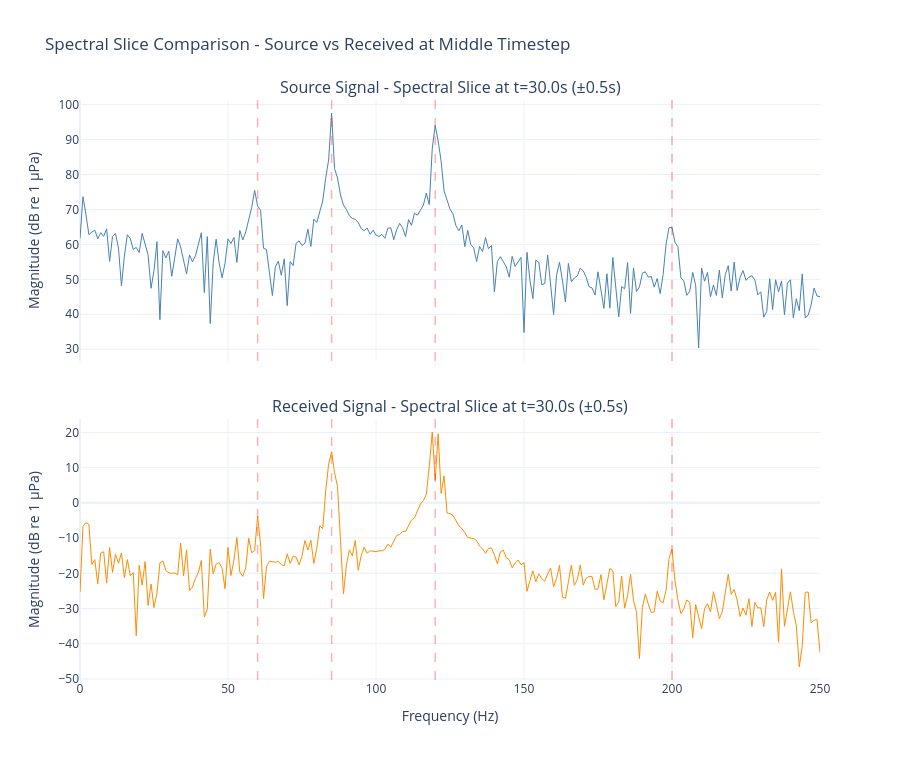

Source (notebook cell):
### Markdown cell above
## 17. Compare Spectral Slices: Source vs Received

Extract 1-second spectral slices at the middle timestep (t=30s) and compare source and received signal spectra. This reveals propagation effects:

- **Transmission loss**: Reduction in amplitude at all frequencies
- **Frequency-dependent attenuation**: Higher frequencies may be attenuated more
- **Spectral distortion**: Changes in relative tonal amplitudes due to multipath interference

Both spectra use proper FFT scaling (`2.0/N` factor) for amplitude in dB re 1 µPa.

### Code cell
# Calculate middle timestep
middle_timestep_idx = SIM_PARAMS["num_steps"] // 2
timestep_duration_s = SIM_PARAMS["time_interval"].total_seconds()
middle_time_s = middle_timestep_idx * timestep_duration_s

# Extract 1-second slice around middle time
slice_duration_s = 1.0
slice_half_duration_s = slice_duration_s / 2
slice_start_time_s = middle_time_s - slice_half_duration_s
slice_end_time_s = middle_time_s + slice_half_duration_s

slice_start_sample = int(slice_start_time_s * SIGNAL_PARAMS["sampling_rate_hz"])
slice_end_sample = int(slice_end_time_s * SIGNAL_PARAMS["sampling_rate_hz"])

source_slice = source_signal[slice_start_sample:slice_end_sample]
received_slice = continuous_signal[slice_start_sample:slice_end_sample]

# Compute FFT with correct scaling
source_slice_real = _real(source_slice)
received_slice_real = _real(received_slice)

freq_spectrum_source_slice = np.fft.rfft(source_slice_real)
freq_spectrum_received_slice = np.fft.rfft(received_slice_real)
freq_axis_slice = np.fft.rfftfreq(len(source_slice_real), 1 / SIGNAL_PARAMS["sampling_rate_hz"])

N_slice = len(source_slice_real)
spectrum_amplitude_source_slice = np.abs(freq_spectrum_source_slice) * (2.0 / N_slice)
spectrum_amplitude_received_slice = np.abs(freq_spectrum_received_slice) * (2.0 / N_slice)

spectrum_magnitude_db_source_slice = 20 * np.log10(spectrum_amplitude_source_slice + 1e-10)
spectrum_magnitude_db_received_slice = 20 * np.log10(spectrum_amplitude_received_slice + 1e-10)

fig_slice_compare = make_subplots(
    rows=2,
    cols=1,
    shared_xaxes=True,
    vertical_spacing=0.10,
    subplot_titles=(
        f"Source Signal - Spectral Slice at t={middle_time_s:.1f}s (±{slice_half_duration_s}s)",
        f"Received Signal - Spectral Slice at t={middle_time_s:.1f}s (±{slice_half_duration_s}s)",
    ),
)

# Source slice
fig_slice_compare.add_trace(
    go.Scatter(
        x=freq_axis_slice,
        y=spectrum_magnitude_db_source_slice,
        mode="lines",
        line=dict(width=1, color="steelblue"),
        showlegend=False,
    ),
    row=1,
    col=1,
)
fig_slice_compare.update_yaxes(title_text="Magnitude (dB re 1 µPa)", row=1, col=1)
fig_slice_compare.update_xaxes(range=[0, 250], row=1, col=1)
_add_frequency_markers(fig_slice_compare, TARGET_PARAMS["frequencies_hz"], row=1, col=1)

# Received slice
fig_slice_compare.add_trace(
    go.Scatter(
        x=freq_axis_slice,
        y=spectrum_magnitude_db_received_slice,
        mode="lines",
        line=dict(width=1, color="darkorange"),
        showlegend=False,
    ),
    row=2,
    col=1,
)
fig_slice_compare.update_yaxes(title_text="Magnitude (dB re 1 µPa)", row=2, col=1)
fig_slice_compare.update_xaxes(title_text="Frequency (Hz)", range=[0, 250], row=2, col=1)
_add_frequency_markers(fig_slice_compare, TARGET_PARAMS["frequencies_hz"], row=2, col=1)

fig_slice_compare.update_layout(
    title="Spectral Slice Comparison - Source vs Received at Middle Timestep",
    template="plotly_white",
    height=760,
    width=900,
)
fig_slice_compare.show()

### Figure 1 — Plotly figure (JSON) as saved in the notebook; plotly's stock layout.template omitted (floating-point values rounded to 4 significant figures; data arrays with more than 128 entries replaced by an {"elided": "..."} marker saying what was removed)
{"data": [{"line": {"color": "steelblue", "width": 1}, "mode": "lines", "showlegend": false, "type": "scatter", "x": {"elided": "251 float values"}, "xaxis": "x", "y": {"elided": "251 float values"}, "yaxis": "y"}, {"line": {"color": "darkorange", "width": 1}, "mode": "lines", "showlegend": false, "type": "scatter", "x": {"elided": "251 float values"}, "xaxis": "x2", "y": {"elided": "251 float values"}, "yaxis": "y2"}], "layout": {"annotations": [{"font": {"size": 16}, "showarrow": false, "text": "Source Signal - Spectral Slice at t=30.0s (±0.5s)", "x": 0.5, "xanchor": "center", "xref": "paper", "y": 1, "yanchor": "bottom", "yref": "paper"}, {"font": {"size": 16}, "showarrow": false, "text": "Received Signal - Spectral Slice at t=30.0s (±0.5s)", "x": 0.5, "xanchor": "center", "xref": "paper", "y": 0.45, "yanchor": "bottom", "yref": "paper"}], "height": 760, "shapes": [{"line": {"color": "red", "dash": "dash", "width": 1.5}, "opacity": 0.3, "type": "line", "x0": 60, "x1": 60, "xref": "x", "y0": 0, "y1": 1, "yref": "y domain"}, {"line": {"color": "red", "dash": "dash", "width": 1.5}, "opacity": 0.3, "type": "line", "x0": 85, "x1": 85, "xref": "x", "y0": 0, "y1": 1, "yref": "y domain"}, {"line": {"color": "red", "dash": "dash", "width": 1.5}, "opacity": 0.3, "type": "line", "x0": 120, "x1": 120, "xref": "x", "y0": 0, "y1": 1, "yref": "y domain"}, {"line": {"color": "red", "dash": "dash", "width": 1.5}, "opacity": 0.3, "type": "line", "x0": 200, "x1": 200, "xref": "x", "y0": 0, "y1": 1, "yref": "y domain"}, {"line": {"color": "red", "dash": "dash", "width": 1.5}, "opacity": 0.3, "type": "line", "x0": 60, "x1": 60, "xref": "x2", "y0": 0, "y1": 1, "yref": "y2 domain"}, {"line": {"color": "red", "dash": "dash", "width": 1.5}, "opacity": 0.3, "type": "line", "x0": 85, "x1": 85, "xref": "x2", "y0": 0, "y1": 1, "yref": "y2 domain"}, {"line": {"color": "red", "dash": "dash", "width": 1.5}, "opacity": 0.3, "type": "line", "x0": 120, "x1": 120, "xref": "x2", "y0": 0, "y1": 1, "yref": "y2 domain"}, {"line": {"color": "red", "dash": "dash", "width": 1.5}, "opacity": 0.3, "type": "line", "x0": 200, "x1": 200, "xref": "x2", "y0": 0, "y1": 1, "yref": "y2 domain"}], "title": {"text": "Spectral Slice Comparison - Source vs Received at Middle Timestep"}, "width": 900, "xaxis": {"anchor": "y", "domain": [0, 1], "matches": "x2", "range": [0, 250], "showticklabels": false}, "xaxis2": {"anchor": "y2", "domain": [0, 1], "range": [0, 250], "title": {"text": "Frequency (Hz)"}}, "yaxis": {"anchor": "x", "domain": [0.55, 1], "title": {"text": "Magnitude (dB re 1 µPa)"}}, "yaxis2": {"anchor": "x2", "domain": [0, 0.45], "title": {"text": "Magnitude (dB re 1 µPa)"}}}}
